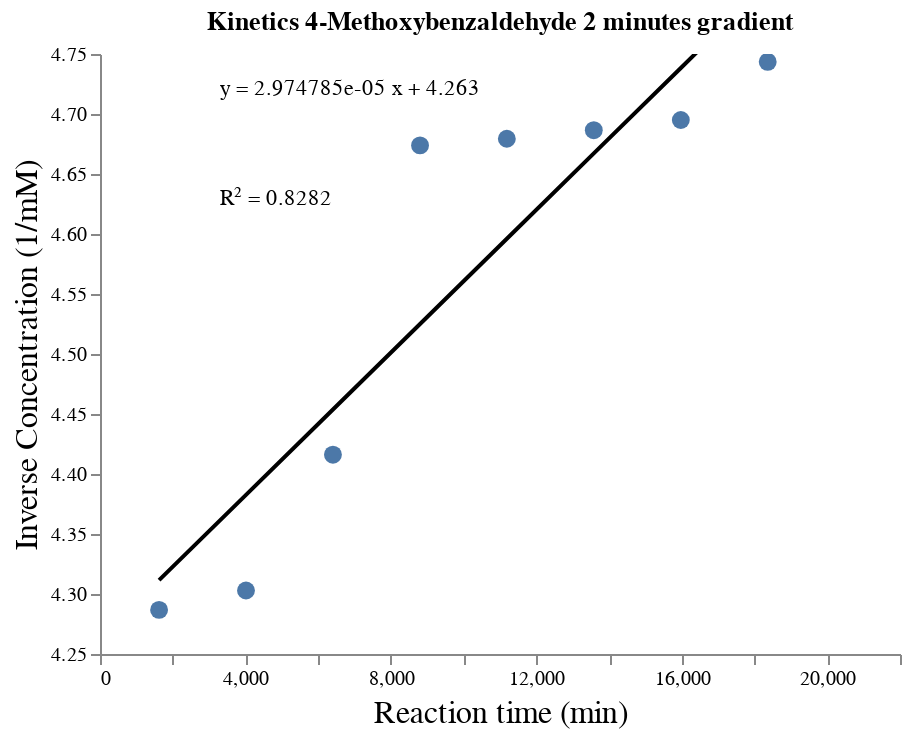

Notebook code cell kept with this figure:
### Code cell
plot_reaction_data(ome_2, "Kinetics 4-Methoxybenzaldehyde 2 minutes gradient")

### Figure 1 — Vega-Lite specification as saved in the notebook (floating-point values rounded to 4 significant figures)
{"config": {"view": {"continuousWidth": 400, "continuousHeight": 300, "strokeWidth": 0}, "axis": {"grid": false, "titleFontSize": 16, "titleFontWeight": "normal"}}, "layer": [{"data": {"name": "data-4a4821471d9367b750e038b2da455239"}, "mark": {"type": "line", "color": "black"}, "encoding": {"x": {"type": "quantitative", "field": "x", "scale": {"domain": [1462.0, 20200.0]}}, "y": {"type": "quantitative", "field": "y", "scale": {"domain": [4.286, 4.749]}}}}, {"data": {"name": "data-9b3d1371f941ea5251f73ad0f65c7825"}, "mark": {"type": "circle", "opacity": 1, "size": 80}, "encoding": {"tooltip": [{"type": "quantitative", "field": "x", "title": "Reaction time (min)"}, {"type": "quantitative", "field": "y", "title": "Inverse Concentration (1/mM)"}], "x": {"type": "quantitative", "axis": {"title": "Reaction time (min)"}, "field": "x"}, "y": {"type": "quantitative", "axis": {"title": "Inverse Concentration (1/mM)"}, "field": "y"}}, "selection": {"selector327": {"type": "interval", "bind": "scales", "encodings": ["x", "y"]}}, "title": "Kinetics 4-Methoxybenzaldehyde 2 minutes gradient"}, {"data": {"name": "data-dec0f3240779c2e31a25853085d5fba2"}, "mark": {"type": "text", "align": "left", "text": "y = 2.974785e-05 x + 4.263"}, "encoding": {"x": {"type": "quantitative", "field": "x"}, "y": {"type": "quantitative", "field": "y"}}}, {"data": {"name": "data-94d2211dddeed254485836f8c9be0ce3"}, "mark": {"type": "text", "align": "left", "text": "R² = 0.8282"}, "encoding": {"x": {"type": "quantitative", "field": "x"}, "y": {"type": "quantitative", "field": "y"}}}], "$schema": "https://vega.github.io/schema/vega-lite/v4.8.1.json", "datasets": {"data-4a4821471d9367b750e038b2da455239": [{"x": 1625.0, "y": 4.312}, {"x": 4015.0, "y": 4.383}, {"x": 6406.0, "y": 4.454}, {"x": 8801.0, "y": 4.525}, {"x": 11190.0, "y": 4.596}, {"x": 13580.0, "y": 4.667}, {"x": 15970.0, "y": 4.738}, {"x": 18360.0, "y": 4.809}], "data-9b3d1371f941ea5251f73ad0f65c7825": [{"x": 1625.0, "y": 4.287}, {"x": 4015.0, "y": 4.303}, {"x": 6406.0, "y": 4.416}, {"x": 8801.0, "y": 4.674}, {"x": 11190.0, "y": 4.679}, {"x": 13580.0, "y": 4.687}, {"x": 15970.0, "y": 4.695}, {"x": 18360.0, "y": 4.743}], "data-dec0f3240779c2e31a25853085d5fba2": [{"x": 3299.0, "y": 4.721}], "data-94d2211dddeed254485836f8c9be0ce3": [{"x": 3299.0, "y": 4.629}]}}
